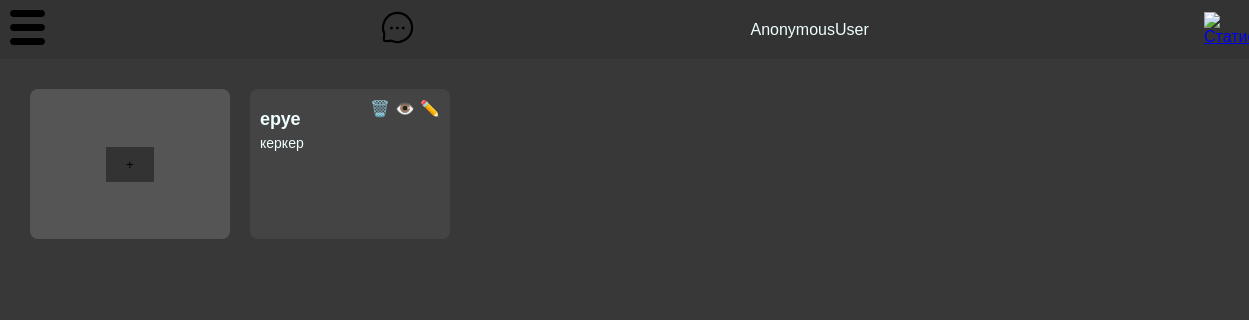
Before: /holding/ with the older database file.
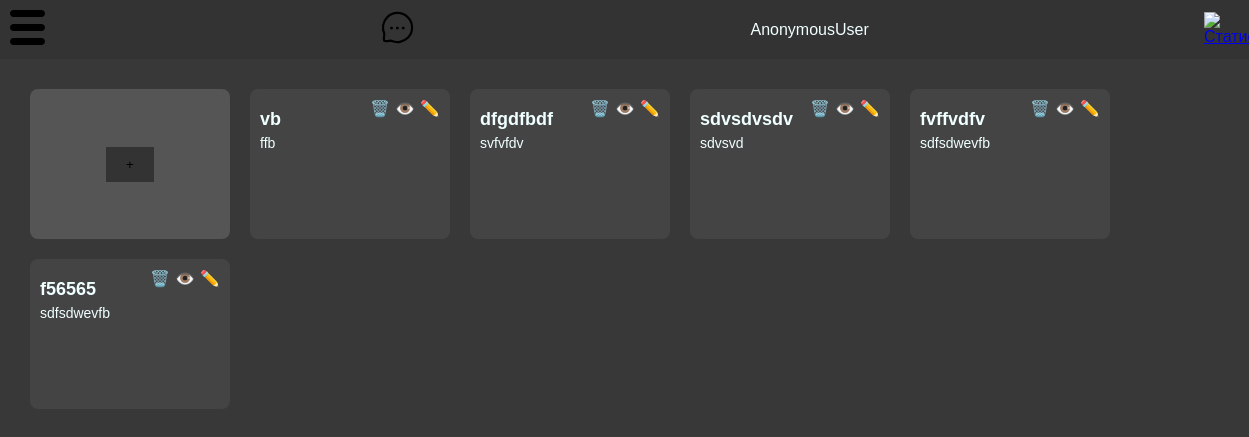
After: the same page with the newer database file.
### HoldingMainMenu/models.py (models this page shows, shortened)
class Venues(models.Model):
    name = models.CharField(max_length=255)
    holding_id = models.ForeignKey(Holding, on_delete=models.CASCADE)
    description = models.TextField()
    location = models.CharField(max_length=255)
    capacity = models.IntegerField()
    square = models.IntegerField()
    wardrobe = models.BooleanField()
    parking = models.BooleanField()
    status = models.IntegerField(default=1, editable=False)   # исправить на 0 потом
    venue_tag = models.ForeignKey(VenueTags, on_delete=models.CASCADE)
    embedding = models.TextField(blank=True, null=True)

### HoldingMainMenu/views.py (the view)
# urls.py: path('', mainpagehold, name='holdingmainpage'),
def mainpagehold(request):
    posts = Venues.objects.all()
    if request.method == 'POST':
        form = AddVenueForm(request.POST,  request.FILES)
        if form.is_valid():
            form.save()
    else:
        form = AddVenueForm()
    return render(request, 'Holdings/holdingmain.html', {'form': form, 'posts': posts})

### templates/Holdings/holdingmain.html (shortened to what this page needs)
{% extends 'Holdings/base.html' %}
{% load static %}
{% block content %}
<div class="main__cards">
    <div class="add__card">
        <button id="openModal" class="modal__btn">+</button>
    </div>
    {% for post in posts %}
    <div class="card">
        <h3 class="card__title">{{ post.name }}</h3>
        <p class="card__subtitle">{{ post.location }}</p>
        <div class="card__actions">
            <button class="card__change">🗑️</button>
            <button class="card__change">👁️</button>
            <button class="card__change">✏️</button>
        </div>
    </div>
    {% endfor %}
</div>
{% endblock %}

Changed rows visible on the page:
removed Venues: name "еруе", location "керкер"
added Venues: name "vb", location "ffb"
added Venues: name "dfgdfbdf", location "svfvfdv"
added Venues: name "sdvsdvsdv", location "sdvsvd"
added Venues: name "fvffvdfv", location "sdfsdwevfb"
added Venues: name "f56565", location "sdfsdwevfb"
